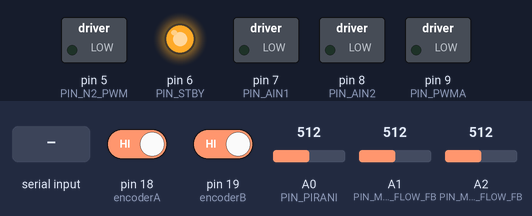
This sketch was run on a simulated Arduino Mega 2560, built with avr-gcc and run on an emulated ATmega2560. On the bench: switched loads named in the sketch (green lamp = pin HIGH), output pins drawn as LEDs (lit = HIGH). Wiring (inferred from the names in the program): PCF8591 converter at I2C address 0x48. Inputs (shaded band) come from the test bench; at power-on: A0 (PIN_PIRANI) = 512, pin 18 (encoderA) HIGH, pin 19 (encoderB) HIGH, A1 (PIN_MFC_AR_FLOW_FB) = 512, A2 (PIN_MFC_N2_FLOW_FB) = 512.

Above: at 1.2 s.
1.3 s: A0 (PIN_PIRANI) set to 835
3.9 s: A0 (PIN_PIRANI) set to 860
At 5.5 s:
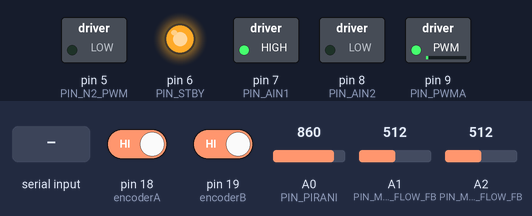
6.9 s: "sp=90\n" received over the second serial link
At 7.6 s:
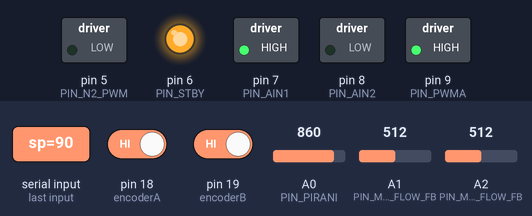
8.5 s: "n2=90\n" received over the second serial link
At 9.0 s:
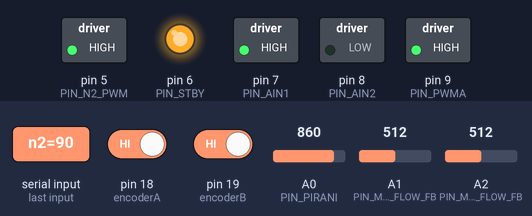
10.0 s: A0 (PIN_PIRANI) set to 1010
11.5 s: A0 (PIN_PIRANI) set to 1022
At 12.2 s:
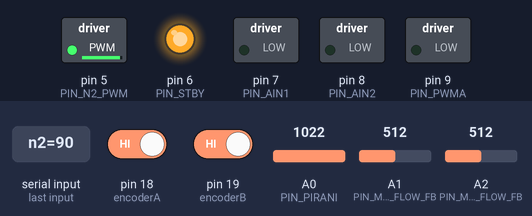
Timing chart, 0 to 14.2 s (numbered marks = the images above; inputs shaded):
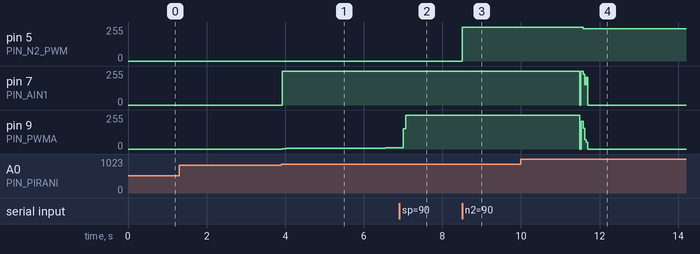

The sketch:

Codigocontroltodo.ino
```cpp
/*
   Sistema de control de presión para la cámara de sputtering Intercovamex H2.
   Un MFC para Argón (señal analógica generada con PCF8591)
   y un MFC para Nitrógeno (señal analógica generada mediante PWM filtrado).
   El control incluye un lazo externo de presión y un lazo interno de posición
   para accionar la válvula mediante un motor DC con encoder.

   Plataforma: Arduino Mega 2560
   Interfaz HMI: Nextion (Serial2)
*/

#include <Wire.h>

// CONFIGURACIÓN GENERAL

// DAC para el MFC de Argón
const uint8_t PCF_AR_ADDR = 0x48;

// Salida PWM para el MFC de Nitrógeno (PWM + filtro RC)
const int PIN_N2_PWM = 5;

// Entradas de retroalimentación (0–5 V, escala 0–1)
const int PIN_MFC_AR_FLOW_FB = A1;
const int PIN_MFC_N2_FLOW_FB = A2;

// Motor y encoder
const int PIN_AIN1 = 7, PIN_AIN2 = 8, PIN_PWMA = 9, PIN_STBY = 6;
const int encoderA = 18, encoderB = 19;

// Sensor Pirani (0–5 V)
const int PIN_PIRANI = A0;

// Límites mecánicos de la válvula
long POS_MIN_COUNTS = 0;
long POS_MAX_COUNTS = 12000;

const int PWM_MAX  = 255;
const int PWM_SLEW = 8;

// Setpoints normalizados MFC
float MFC_AR_SP = 0.0f;   // 0–1
float MFC_N2_SP = 0.0f;   // 0–1

// Modos de operación
enum class PSource { PIRANI, MANUAL };
enum class RunMode { STOP, AUTO };

PSource P_SOURCE = PSource::PIRANI;
RunMode RUN_MODE = RunMode::AUTO;

// Presiones en Torr
float P_SET    = 0.120f;
float P_MANUAL = 0.120f;
float P_meas_lpf = 0.0f;

// Frecuencias de operación de cada lazo
const uint16_t LOOP_HZ_OUTER = 50;
const uint16_t LOOP_HZ_INNER = 200;
const uint16_t LOOP_HZ_IO    = 50;
const uint16_t LOOP_HZ_UI    = 10;

unsigned long tOuter=0, tInner=0, tIO=0, tUI=0;

// ESTADO
volatile long enc_counts = 0;
volatile uint8_t lastEncoded = 0;

long pos_counts = 0;
float pos_ref_counts = 0;
int pwm_cmd = 0;

// FILTRO Y PID
template<typename T>
struct LPF {
  float a;
  T y;
  bool first;
  void init(float aa){ a=aa; y=0; first=true; }
  T step(T x){
    if(first){ y=x; first=false; }
    else y = a*x + (1-a)*y;
    return y;
  }
};

LPF<float> lpfP;

struct PID {
  float Kp,Ki,Kd,Ts;
  float u,umin,umax;
  float e,ep,i;
  bool first;

  void init(float kp,float ki,float kd,float ts,float umin_,float umax_){
    Kp=kp; Ki=ki; Kd=kd; Ts=ts;
    umin=umin_; umax=umax_;
    u=0; e=ep=0; i=0;
    first=true;
  }

  float step(float r,float y){
    e = r - y;
    float p = Kp * e;

    i += Ki * Ts * e;
    if(i > umax) i = umax;
    if(i < umin) i = umin;

    float d = 0;
    if(!first) d = Kd * (e - ep) / Ts;
    first = false;

    u = p + i + d;
    u = constrain(u, umin, umax);

    ep = e;
    return u;
  }

  void resetI(){ i=0; }
};

PID pidP, pidPos;

// Nextion
HardwareSerial &NX = Serial2;

void nxSend(const String& cmd){
  NX.print(cmd);
  NX.write(0xFF); NX.write(0xFF); NX.write(0xFF);
}

void nxSetTxt(const char* comp, const String& txt){
  nxSend(String(comp) + "=\"" + txt + "\"");
}

void nxSetVal(const char* comp, long v){
  nxSend(String(comp) + "=" + String(v));
}

void nxHandleInput();

// SETUP
void setup(){
  Serial.begin(115200);
  NX.begin(115200);
  Wire.begin();

  // Configuración del driver del motor
  pinMode(PIN_AIN1,OUTPUT);
  pinMode(PIN_AIN2,OUTPUT);
  pinMode(PIN_PWMA,OUTPUT);
  pinMode(PIN_STBY,OUTPUT);
  digitalWrite(PIN_STBY,HIGH);

  // Encoder incremental
  pinMode(encoderA,INPUT_PULLUP);
  pinMode(encoderB,INPUT_PULLUP);
  attachInterrupt(digitalPinToInterrupt(encoderA), encoderISR, CHANGE);
  attachInterrupt(digitalPinToInterrupt(encoderB), encoderISR, CHANGE);

  // Sensores
  pinMode(PIN_PIRANI,INPUT);
  pinMode(PIN_MFC_AR_FLOW_FB,INPUT);
  pinMode(PIN_MFC_N2_FLOW_FB,INPUT);
  pinMode(PIN_N2_PWM,OUTPUT);

  // Inicialización de los controladores PID
  pidP.init(400.0f, 60.0f, 0.0f, 1.0f/LOOP_HZ_OUTER, POS_MIN_COUNTS, POS_MAX_COUNTS);
  pidPos.init(0.6f, 0.05f, 0.0f, 1.0f/LOOP_HZ_INNER, -PWM_MAX, PWM_MAX);
  lpfP.init(0.25f);

  // MFCs en cero
  pcf8591_write(PCF_AR_ADDR, 0);
  analogWrite(PIN_N2_PWM, 0);

  // Estado inicial en HMI
  nxSetTxt("tSrc.txt","PIRANI");
  nxSetTxt("tMode.txt","AUTO");
  nxSetTxt("tMsg.txt","Ready");
}

// LOOP
void loop(){
  unsigned long now = millis();

  // Entrada desde el HMI
  nxHandleInput();

  //--- Lazo interno de posición (200 Hz) ---
  if(now - tInner >= 1000/LOOP_HZ_INNER){
    tInner = now;

    noInterrupts();
    pos_counts = enc_counts;
    interrupts();

    pos_counts = constrain(pos_counts, POS_MIN_COUNTS, POS_MAX_COUNTS);

    int u = (RUN_MODE == RunMode::AUTO)
              ? pidPos.step(pos_ref_counts, pos_counts)
              : (pidPos.resetI(), 0);

    // Rampa de PWM para evitar discontinuidades
    if(u > pwm_cmd + PWM_SLEW) pwm_cmd += PWM_SLEW;
    else if(u < pwm_cmd - PWM_SLEW) pwm_cmd -= PWM_SLEW;
    else pwm_cmd = u;

    motorSetPWM(pwm_cmd);
  }

  //--- Lecturas analógicas y salidas a MFC (50 Hz) ---
  if(now - tIO >= 1000/LOOP_HZ_IO){
    tIO = now;

    float P_used = 0.0f;

    if(P_SOURCE == PSource::PIRANI){
      int adcP = analogRead(PIN_PIRANI);
      float P_raw = pirani_ADC_to_Torr(adcP);
      P_meas_lpf = lpfP.step(P_raw);
      P_used = P_meas_lpf;

      // Detección simple de falla del Pirani
      if(adcP < 2 || adcP > 1021){
        RUN_MODE = RunMode::STOP;
        motorSetPWM(0);
        pidPos.resetI(); pidP.resetI();
        pcf8591_write(PCF_AR_ADDR,0);
        analogWrite(PIN_N2_PWM,0);
        nxSetTxt("tMsg.txt","Alerta Pirani");
      }
    }
    else {
      P_used = P_MANUAL;
    }

    // Retroalimentación de caudal
    float flow_ar = analogRead(PIN_MFC_AR_FLOW_FB) / 1023.0f;
    float flow_n2 = analogRead(PIN_MFC_N2_FLOW_FB) / 1023.0f;

    // Salida a los MFC
    uint8_t dac_ar = constrain(MFC_AR_SP,0,1) * 255.0f;
    uint8_t pwm_n2 = constrain(MFC_N2_SP,0,1) * 255.0f;

    pcf8591_write(PCF_AR_ADDR, dac_ar);
    analogWrite(PIN_N2_PWM, pwm_n2);
  }

  //--- Lazo externo de presión (50 Hz) ---
  if(now - tOuter >= 1000/LOOP_HZ_OUTER){
    tOuter = now;

    if(RUN_MODE == RunMode::AUTO){
      float P_now = (P_SOURCE==PSource::PIRANI) ? P_meas_lpf : P_MANUAL;
      float pos_ref = pidP.step(0.0f, -(P_SET - P_now)); // signo según apertura
      pos_ref_counts = constrain(pos_ref, POS_MIN_COUNTS, POS_MAX_COUNTS);
    }
    else {
      pidP.resetI();
    }
  }

  //--- Actualización del HMI (10 Hz) ---
  if(now - tUI >= 1000/LOOP_HZ_UI){
    tUI = now;

    float P_show = (P_SOURCE==PSource::PIRANI) ? P_meas_lpf : P_MANUAL;

    nxSetTxt("tP.txt",   String(P_show,6));
    nxSetTxt("tSP.txt",  String(P_SET,6));
    nxSetVal("nPOS.val", pos_counts);
    nxSetVal("nPWM.val", pwm_cmd);

    nxSetTxt("tARsp.txt", String(MFC_AR_SP,3));
    nxSetTxt("tN2sp.txt", String(MFC_N2_SP,3));

    nxSetTxt("tARfb.txt", String(analogRead(PIN_MFC_AR_FLOW_FB)/1023.0f,3));
    nxSetTxt("tN2fb.txt", String(analogRead(PIN_MFC_N2_FLOW_FB)/1023.0f,3));

    nxSetTxt("tSrc.txt", (P_SOURCE==PSource::PIRANI) ? "PIRANI" : "MANUAL");
    nxSetTxt("tMode.txt",(RUN_MODE==RunMode::AUTO)  ? "AUTO"   : "STOP");
  }
}

// FUNCIONES
void motorSetPWM(int pwm){
  pwm = constrain(pwm,-PWM_MAX,PWM_MAX);

  if(pwm==0){
    digitalWrite(PIN_AIN1,LOW);
    digitalWrite(PIN_AIN2,LOW);
    analogWrite(PIN_PWMA,0);
    return;
  }

  if(pwm>0){
    digitalWrite(PIN_AIN1,HIGH);
    digitalWrite(PIN_AIN2,LOW);
    analogWrite(PIN_PWMA,pwm);
  }
  else {
    digitalWrite(PIN_AIN1,LOW);
    digitalWrite(PIN_AIN2,HIGH);
    analogWrite(PIN_PWMA,-pwm);
  }
}

void encoderISR(){
  uint8_t MSB = digitalRead(encoderA);
  uint8_t LSB = digitalRead(encoderB);
  uint8_t encoded = (MSB << 1) | LSB;
  uint8_t sum = (lastEncoded << 2) | encoded;

  if(sum==0b1101||sum==0b0100||sum==0b0010||sum==0b1011) enc_counts++;
  if(sum==0b1110||sum==0b0111||sum==0b0001||sum==0b1000) enc_counts--;

  lastEncoded = encoded;
}

// Modelo logarítmico del Pirani
float pirani_ADC_to_Torr(int adc){
  const float a = -1.2f;
  const float b = 3.0f;

  float V = 5.0f * adc / 1023.0f;
  float P = pow(10.0f, (V-b)/a);

  return constrain(P,1e-5f,10.0f);
}

// DAC del PCF8591
void pcf8591_write(uint8_t addr, uint8_t val){
  Wire.beginTransmission(addr);
  Wire.write(0x40);
  Wire.write(val);
  Wire.endTransmission();
}

// Parser de comandos del Nextion
void nxHandleInput(){
  static String buf;

  while(NX.available()){
    char c = NX.read();

    if(c=='\n' || c=='\r'){
      if(buf.length()){
        String s=buf; buf="";
        s.trim(); s.toLowerCase();

        if(s.startsWith("sp="))      P_SET = s.substring(3).toFloat();
        else if(s.startsWith("ar=")) MFC_AR_SP = constrain(s.substring(3).toFloat(),0,1);
        else if(s.startsWith("n2=")) MFC_N2_SP = constrain(s.substring(3).toFloat(),0,1);
        else if(s=="src=pirani")    P_SOURCE=PSource::PIRANI;
        else if(s=="src=manual")    P_SOURCE=PSource::MANUAL;
        else if(s=="start=auto")    RUN_MODE=RunMode::AUTO;
        else if(s=="start=stop")    RUN_MODE=RunMode::STOP;
        else if(s.startsWith("pman=")) P_MANUAL = s.substring(5).toFloat();
      }
    }
    else {
      buf += c;
      if(buf.length()>64) buf.remove(0, buf.length()-64);
    }
  }
}
```

Measured:
- the behaviour switches between 842 and 843 on A0 (PIN_PIRANI) (found by bisection; images 0 and 1)
- the behaviour switches between 1021 and 1022 on A0 (PIN_PIRANI) (found by bisection; images 3 and 4)
- after the input at 1.3 s, every drawn part: stays the same
- after the input at 3.9 s, pin 7 (PIN_AIN1): 0/255 → 255/255 at once; pin 9 (PIN_PWMA): moves from 0/255 to 8/255 over 2.6 s, starting at once
- after the input at 8.5 s, pin 5 (PIN_N2_PWM): 0/255 → 255/255 at once
- after the input at 10.0 s, every drawn part: stays the same
- after the input at 11.5 s, pin 5 (PIN_N2_PWM): 255/255 → 242/255 after 0.08 s; pin 7 (PIN_AIN1), pin 9 (PIN_PWMA): 255/255 → 0/255 at once
